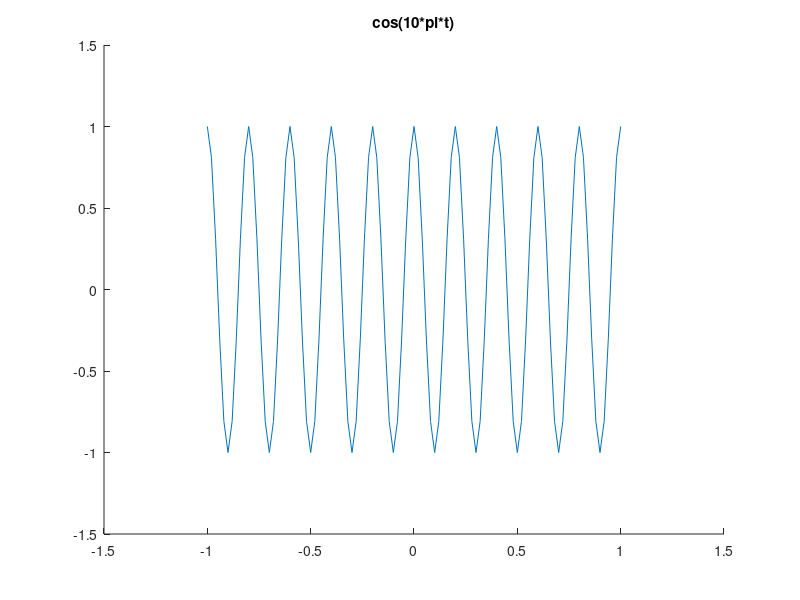
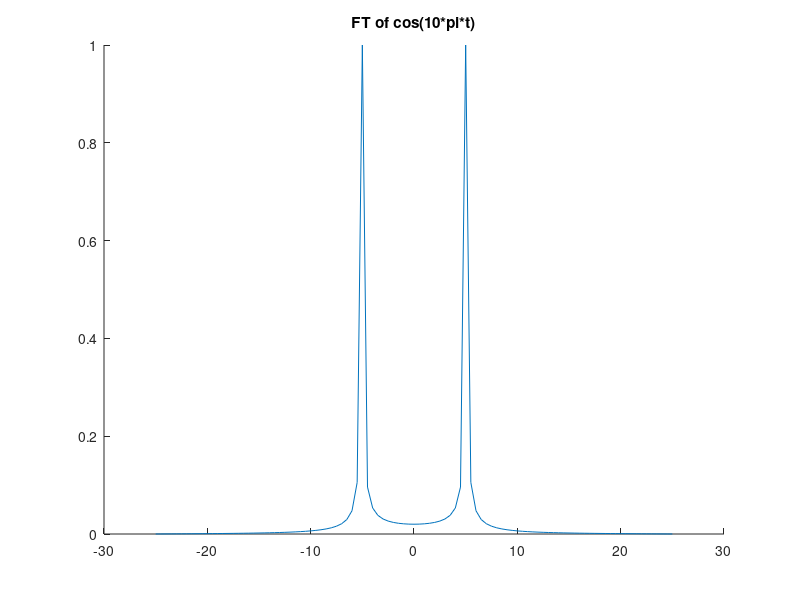

The MATLAB script that drew these images, in order:
% This file is solve of question 1

% Soal 1 - A

fs = 50;
t_end = 1;
t_start = -1;

T = abs(t_start - t_end)
ts = 1/fs
t = t_start:ts:t_end;
x1_t = cos(10*pi*t);

figure(1)
hold on
title("cos(10*pi*t)")
ylim([-1.5,1.5]);
xlim([-1.5,1.5]);
plot(t,x1_t)
hold off

%soal 1_B

figure(2)
y_raw = fftshift(fft(x1_t));
y = y_raw/max(abs(y_raw));

N_1 = T*fs;

f = ((-fs)/2):(fs/N_1):(fs/2);

title("FT of cos(10*pi*t)");
hold on
plot(f,abs(y))
hold off








